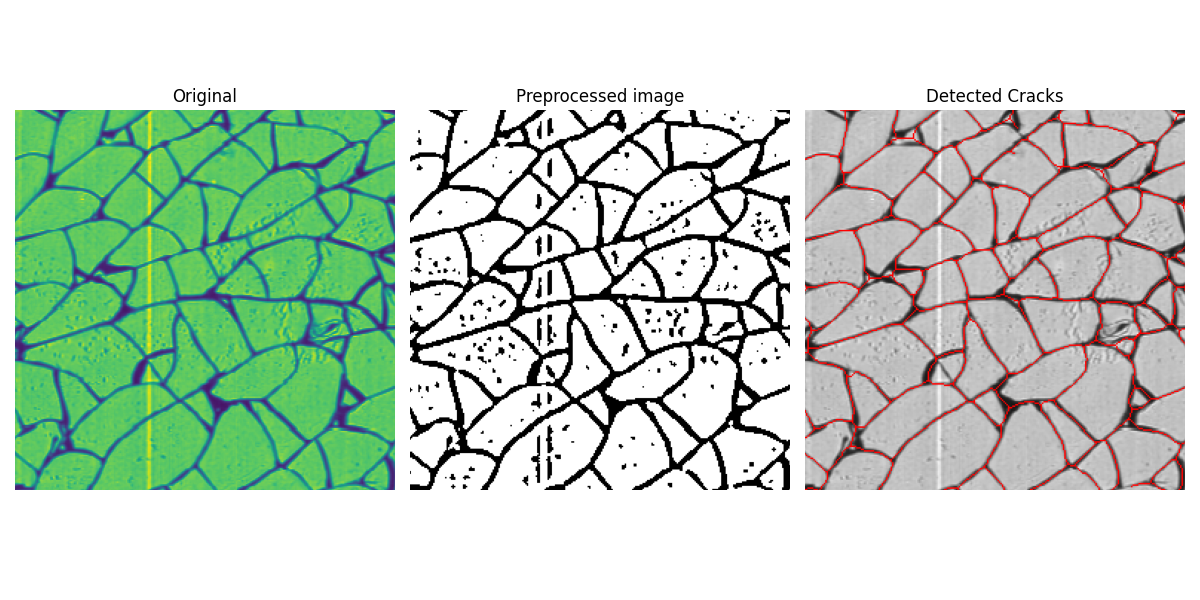
#> input picture .content/backend.png, 1200 x 600 px; its folder holds only this picture in this run
$ python -i imageprocessing.py   (imports and definitions only)
#> lines starting #> are read from the running program, lines starting #| are printed output that depends on the picture; after the words box and inside, x2 and y2 are one past the last pixel; in counts of white or black regions, pixels touching at a corner belong together
### fracsuite/core/image.py
"""
Image conversion functions.
"""

from enum import Enum
from typing import Any
import cv2
import numpy as np

def is_gray(img):
    return len(img.shape) == 2

def is_rgb(img):
    return len(img.shape) == 3

def is_rgba(img):
    return len(img.shape) == 4


def to_gray(img):
    if is_gray(img):
        return img
    return cv2.cvtColor(img, cv2.COLOR_BGR2GRAY)

# [15 lines left out: functions to_rgb, to_rgba, not called in this run]


class SplitImage:
    grid_size: int
    "Size of the grid"
    cols: int
    "Columns of the grid"
    rows: int
    "Rows of the grid"
    parts: list[Any]
    "Parts of the image"

    # [21 lines left out: functions __init__, build, not called in this run]

    def get_part(self, i, j) -> tuple[Any, tuple[int, int]]:
        return self.parts[i * self.cols + j]

# [38 lines left out: function split_image, not called in this run]

class FontSize(float, Enum):
    MEDIUM = 1
    SMALL = MEDIUM - 0.3
    LARGE = MEDIUM + 0.3

    HUGE = LARGE * 1.3
    HUGEXL = HUGE * 1.3
    HUGEXXL = HUGEXL * 2

# [57 lines left out: functions put_text, put_scale, not called in this run]

### fracsuite/core/preps.py
from enum import Enum
import cv2

class PrepMode(str, Enum):
    ADAPTIVE = 'ADAPTIVE'
    NORMAL = 'NORMAL'

class PreprocessorConfig:
    mode: PrepMode
    "Mode of the preprocessor. Either 'adaptive' or 'normal'."

    resize_factor: float
    "factor to resize input image in preprocess"

    gauss_size: tuple[int,int]
    "gaussian filter size before adaptive thold"
    gauss_sigma: float
    "gaussian sigma before adaptive thold"

    athresh_block_size: int
    "adaptive threshold block size"
    athresh_c: float
    "adaptive threshold c value"
    athresh_adapt_mode: int
    "adaptive threshold mode"

    nthresh_lower: int
    "lower threshold for normal thresholding"
    nthresh_upper: int
    "upper threshold for normal thresholding"


    lum: float
    "Lumincance correction"
    correct_light: bool
    "Instruct preprocessor to use CLERC to correct light"
    clahe_strength: float
    "CLAHE strength"
    clahe_size: int
    "CLAHE size"

    min_area: int
    max_area: int

    def __init__(
        self,
        name="default",
        mode=PrepMode.ADAPTIVE,
        block: int = 213,
        c: float = 0,
        gauss_size: tuple[int,int] = (3,3),
        gauss_sigma: float = 1,
        resize_factor: float = 1,
        adapt_mode: str = "mean",
        lum: float = None,
        correct_light: bool = False,
        clahe_strength: float = 5.0,
        clahe_size: int = 8,
        nthresh_lower: int = -1,
        nthresh_upper: int = 255
    ):
        self.mode = mode
        self.name = name
        self.athresh_block_size = block
        self.athresh_c = c
        self.gauss_size = gauss_size
        self.gauss_sigma = gauss_sigma
        self.resize_factor = resize_factor
        self.athresh_adapt_mode = 1
        self.athresh_adapt_mode : int  = cv2.ADAPTIVE_THRESH_GAUSSIAN_C \
            if adapt_mode == "gaussian" else cv2.ADAPTIVE_THRESH_MEAN_C

        self.nthresh_lower = nthresh_lower
        self.nthresh_upper = nthresh_upper

        self.lum = lum
        self.correct_light = correct_light
        self.clahe_strength = clahe_strength
        self.clahe_size = clahe_size

        self.min_area = 10
        self.max_area = 25000

    def print(self):
        print(self.__dict__)

    # [21 lines left out: functions __json__, from_json, load, not called in this run]

# [11 lines of commented-out code are left out]
defaultPrepConfig = PreprocessorConfig("test2-final", block=23, c=0, gauss_size=(5,5), gauss_sigma=1)
# defaultPrepConfig = PreprocessorConfig("test1-final", block=41, c=0, gauss_size=(5,5), gauss_sigma=1)

### fracsuite/core/imageprocessing.py
import cv2
from matplotlib import pyplot as plt
import numpy as np
import numpy.typing as nptyp

from fracsuite.core.image import is_rgb, to_gray, to_rgb, to_rgba
from fracsuite.core.imageplotting import plotImage
from fracsuite.core.preps import PrepMode, PreprocessorConfig, defaultPrepConfig

from rich import print

from fracsuite.state import State

W_FAC = 4000

def simplify_contour(contour, epsilon=0.01):
    perimeter = cv2.arcLength(contour, True)
    return cv2.approxPolyDP(contour, epsilon * perimeter, True)


# [102 lines left out: functions modify_border, lightcorrect, sigmoid, brightnesscorrect, preprocess_spot_detect, not called in this run]

def preprocess_image(
    image,
    prep: PreprocessorConfig = None,
    interest_region: tuple[int,int,int,int] = None,
) -> nptyp.ArrayLike:
    """Preprocess a raw image.

    Args:
        image (nd.array): The input image.
        prep (AnalyzerConfig): The configuration to use.
        interest_region (tuple[int,int,int,int], optional): A region of interest to plot during preprocessing. Format: (x1,y1,x2,y2). Defaults to None.

    Returns:
        np.array: Preprocessed image that is (m,n) 0-255.
    """
    assert is_rgb(image), "Image must be in RGB format for preprocessing."

    w,h = image.shape[:2]

    if prep is None:
        prep = defaultPrepConfig
    rsz_fac = prep.resize_factor # x times smaller

    # image = sigmoid(image)
    if prep.correct_light:
        image = lightcorrect(image, prep.clahe_strength, prep.clahe_size)

    image = to_gray(image)
    if prep.lum is not None and prep.lum != 0:
        image = brightnesscorrect(image, prep.lum)
    # image = np.clip(image - np.mean(image), 0, 255).astype(np.uint8)

    # Apply Gaussian blur to reduce noise and enhance edge detection
    image = cv2.GaussianBlur(image, prep.gauss_size, prep.gauss_sigma)
    image = cv2.resize(image,
                        (int(image.shape[1]/rsz_fac), int(image.shape[0]/rsz_fac)))

    if interest_region is not None:
        plotImage(image, 'Step1: PREP: GaussianBlur -> Resize', region=interest_region)


    if prep.mode == PrepMode.ADAPTIVE:
        # adapt blocksize and c to current image size
        thresh_block_size = int(prep.athresh_block_size)
        thresh_block_size = thresh_block_size + (thresh_block_size + 1 ) % 2
        thresh_c = prep.athresh_c

        # Use adaptive thresholding
        image = cv2.adaptiveThreshold(image, 255, prep.athresh_adapt_mode, \
            cv2.THRESH_BINARY, thresh_block_size, thresh_c)
    elif prep.mode == PrepMode.NORMAL:
        # Use normal thresholding
        if prep.nthresh_lower == -1:
            image = cv2.threshold(image, 0, prep.nthresh_upper, cv2.THRESH_BINARY | cv2.THRESH_OTSU)[1]
        else:
            image = cv2.threshold(image, prep.nthresh_lower, prep.nthresh_upper, \
            cv2.THRESH_BINARY)[1]

    if interest_region is not None or State.debug:
        plotImage(image, 'Step2: PREP: ... -> Adaptive Thresh', region=interest_region)

    # [9 lines of commented-out code are left out]

    return image


# [161 lines left out: functions crop_perspective, crop_matrix, not called in this run]


def closeImg(image, sz = 3, it=1):
    kernel_closing = cv2.getStructuringElement(cv2.MORPH_RECT, (sz, sz))
    return cv2.morphologyEx(image, cv2.MORPH_CLOSE, kernel_closing, iterations=it)

def openImg(image, sz = 3, it=1):
    kernel_opening = cv2.getStructuringElement(cv2.MORPH_ELLIPSE, (sz, sz))
    return cv2.morphologyEx(image, cv2.MORPH_OPEN, kernel_opening, iterations=it)

def erodeImg(image, sz=3, it=1):
    kernel = cv2.getStructuringElement(cv2.MORPH_ELLIPSE, (sz, sz))
    return cv2.erode(image, kernel, iterations=it)

def dilateImg(image, sz=3, it=1):
    kernel = cv2.getStructuringElement(cv2.MORPH_ELLIPSE, (sz, sz))
    return cv2.dilate(image, kernel, iterations=it)

>>> import cv2
>>> picture = cv2.imread('../../.content/backend.png')
#> picture is the input picture: shape (600, 1200, 3); mean B, G, R 195, 209.9, 193.2
>>> result = preprocess_image(picture)
#> in to_gray, `return cv2.cvtColor(img, cv2.COLOR_BGR2GRAY)`:
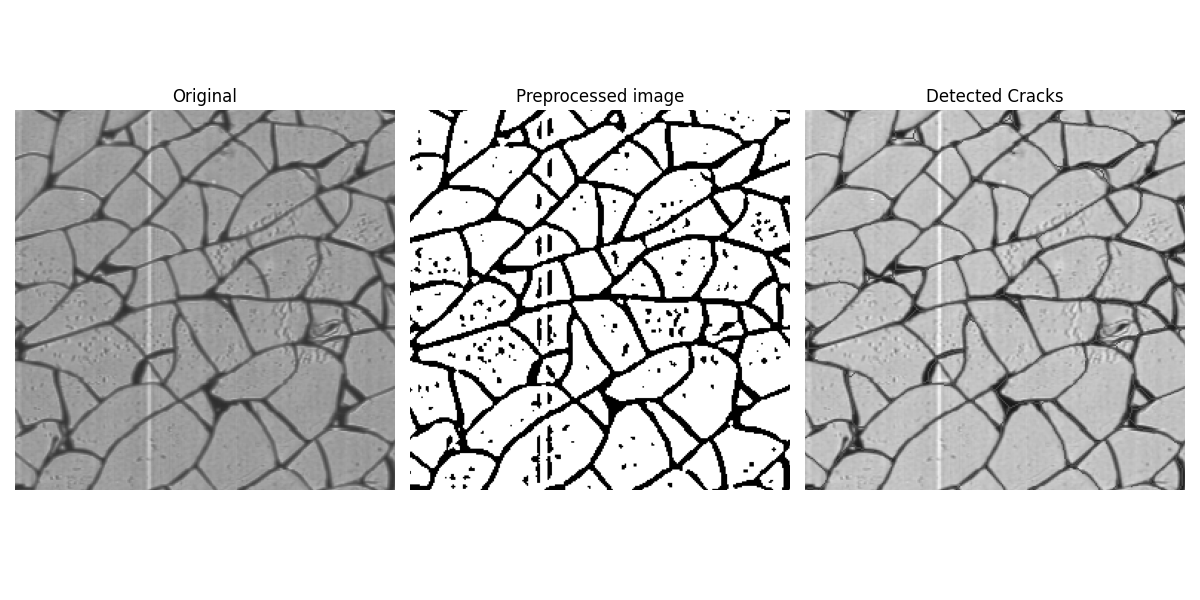
#> returned value: shape (600, 1200); min 0, max 255, mean 203.2
#> in preprocess_image, `image = cv2.adaptiveThreshold(image, 255, prep.athresh_adapt_mode, \ c..`:
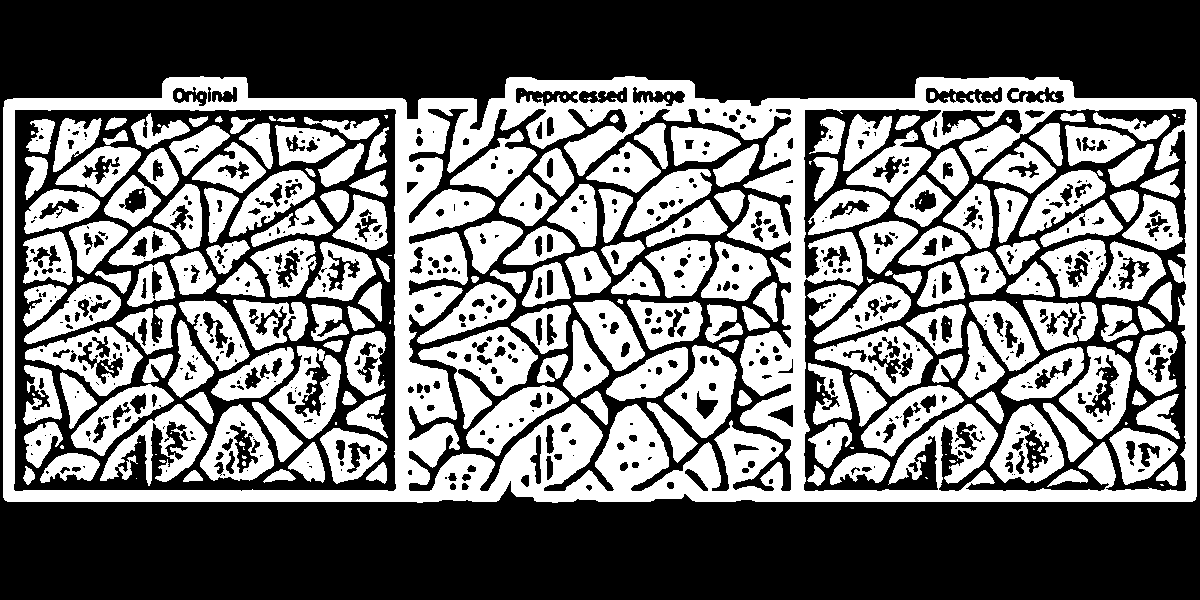
#> image: shape (600, 1200); 44.8% white; 273 white regions (88 under 20 px), largest, box (x1, y1, x2, y2) and area: (3, 76, 1197, 503) 104628, (418, 327, 538, 429) 4598, (664, 345, 737, 438) 3437
#> (the run stopped early here; a loop or call above may not have finished)

$ run again, on .content/intensity.png
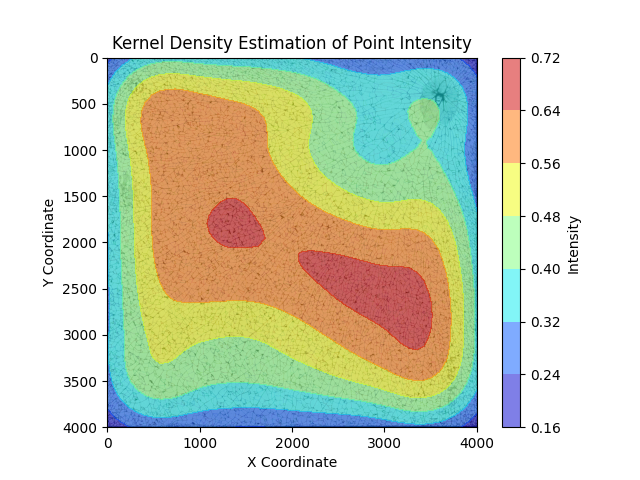
#> input picture .content/intensity.png, 640 x 480 px
#> picture is the input picture: shape (480, 640, 3); mean B, G, R 191.8, 214.3, 209.5
#> in to_gray, `return cv2.cvtColor(img, cv2.COLOR_BGR2GRAY)`:
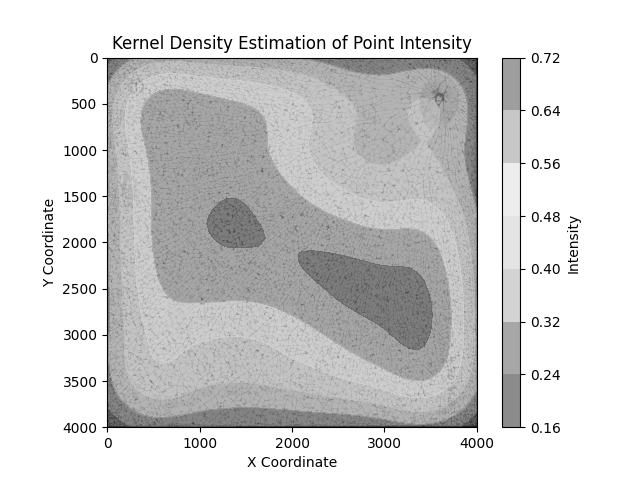
#> returned value: shape (480, 640); min 0, max 255, mean 210.3
#> in preprocess_image, `image = cv2.adaptiveThreshold(image, 255, prep.athresh_adapt_mode, \ c..`:
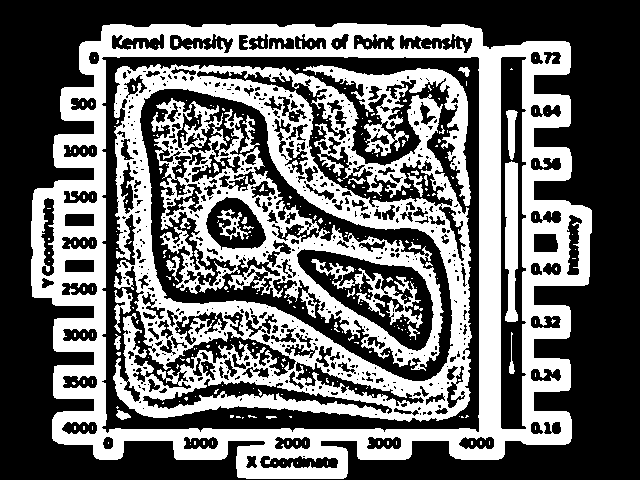
#> image: shape (480, 640); 41.2% white; 307 white regions (274 under 20 px), largest, box (x1, y1, x2, y2) and area: (31, 23, 592, 479) 57217, (113, 64, 472, 422) 40830, (151, 98, 444, 371) 16673
